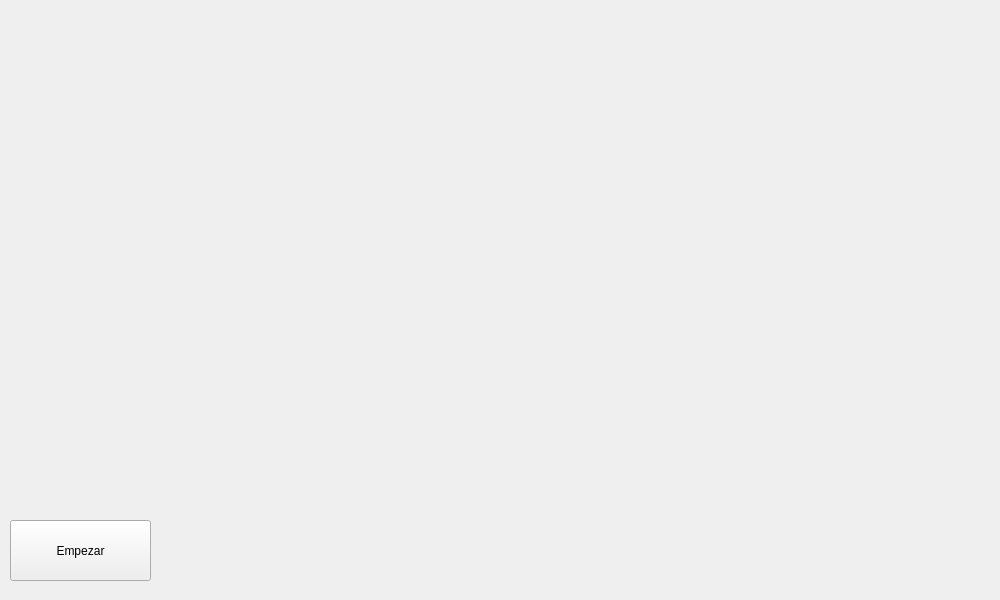
<?xml version="1.0" encoding="UTF-8"?>
<ui version="4.0">
 <class>Inicio</class>
 <widget class="QMainWindow" name="Inicio">
  <property name="geometry">
   <rect>
    <x>0</x>
    <y>0</y>
    <width>1000</width>
    <height>600</height>
   </rect>
  </property>
  <property name="windowTitle">
   <string>Inicio</string>
  </property>
  <widget class="QWidget" name="centralWidget">
   <widget class="QWidget" name="horizontalLayoutWidget">
    <property name="geometry">
     <rect>
      <x>170</x>
      <y>0</y>
      <width>661</width>
      <height>591</height>
     </rect>
    </property>
    <layout class="QHBoxLayout" name="LayoutJuego"/>
   </widget>
   <widget class="QWidget" name="horizontalLayoutWidget_2">
    <property name="geometry">
     <rect>
      <x>0</x>
      <y>0</y>
      <width>161</width>
      <height>511</height>
     </rect>
    </property>
    <layout class="QHBoxLayout" name="LayoutTorres"/>
   </widget>
   <widget class="QWidget" name="horizontalLayoutWidget_3">
    <property name="geometry">
     <rect>
      <x>840</x>
      <y>0</y>
      <width>160</width>
      <height>591</height>
     </rect>
    </property>
    <layout class="QHBoxLayout" name="LayoutGladiadores"/>
   </widget>
   <widget class="QPushButton" name="BttnIniciar">
    <property name="geometry">
     <rect>
      <x>10</x>
      <y>520</y>
      <width>141</width>
      <height>61</height>
     </rect>
    </property>
    <property name="text">
     <string>Empezar</string>
    </property>
   </widget>
  </widget>
 </widget>
 <layoutdefault spacing="6" margin="11"/>
 <resources/>
 <connections/>
</ui>
